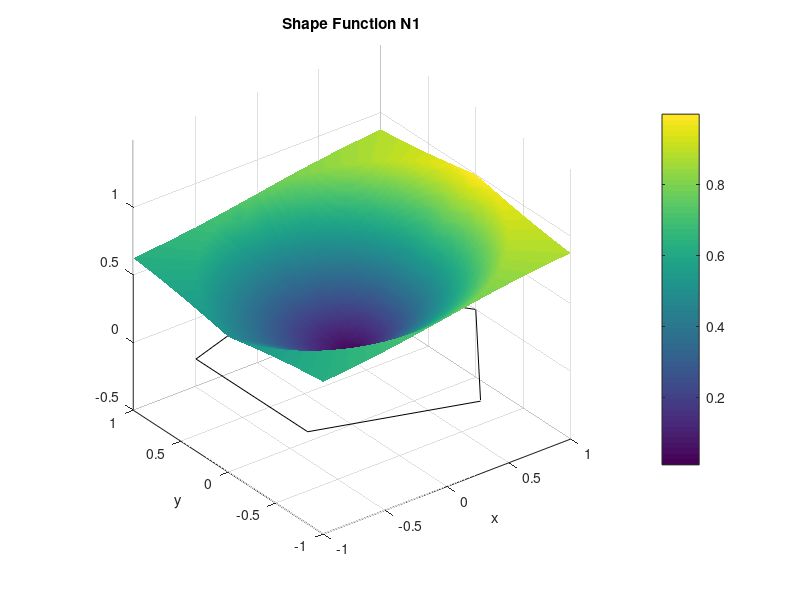
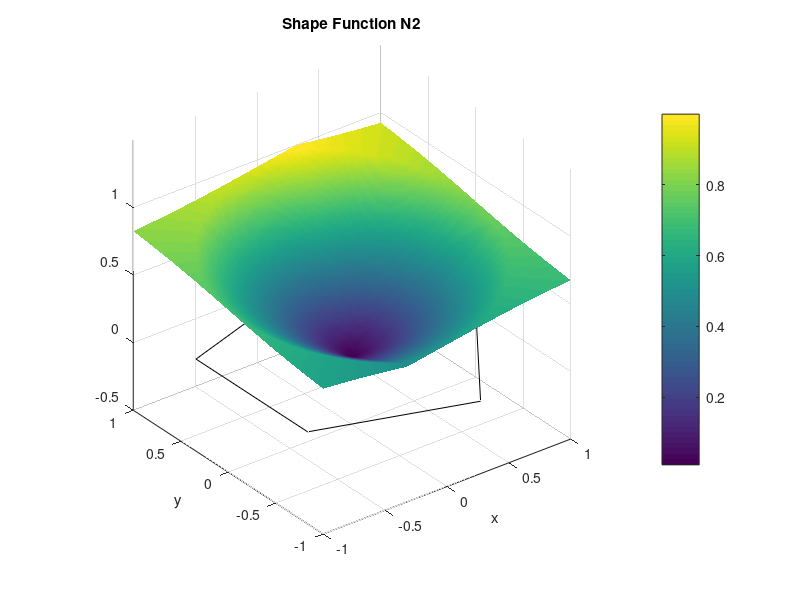
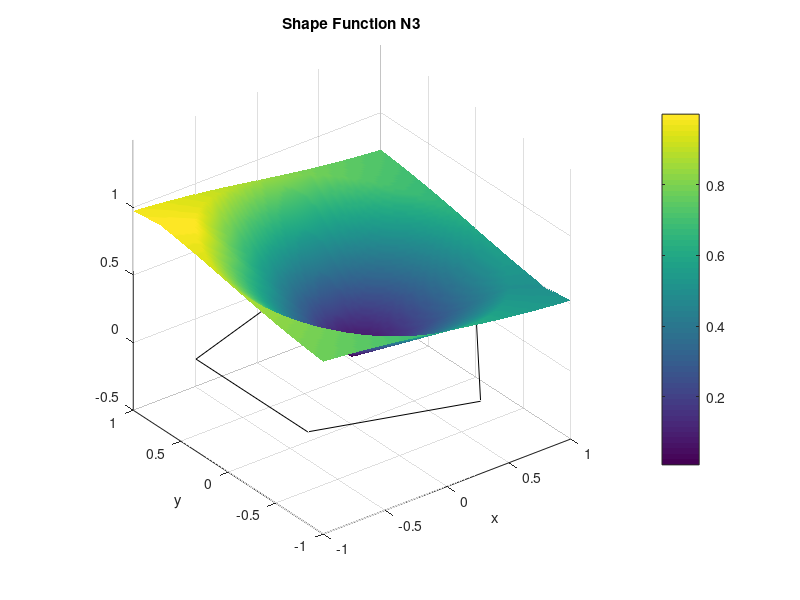
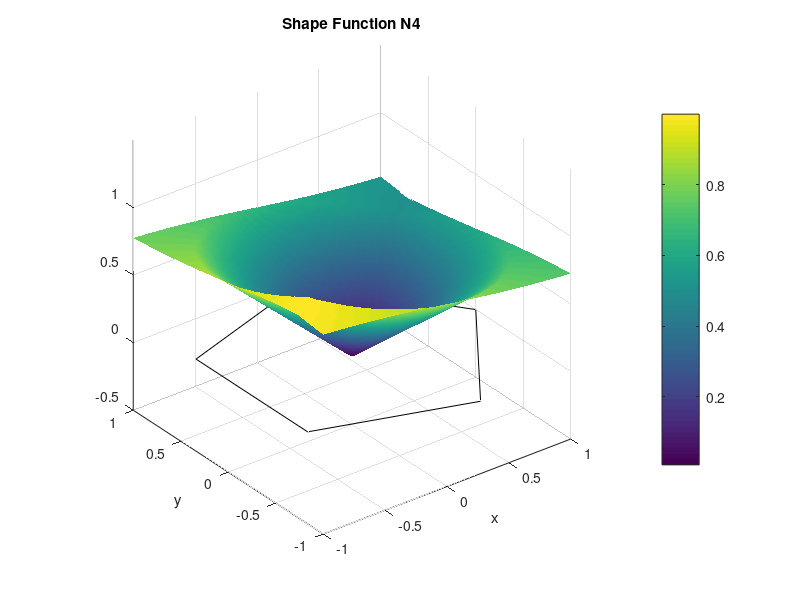

Recreate these plots in MATLAB, in order.
clear all
close all
clc

% define the vertices of a regular pentagon inscribed in a unit circle
theta = [0:4]'*2*pi/5;
vertices = [cos(theta), sin(theta)];

% generate a grid in Cartesian coordinates
[x, y] = meshgrid(linspace(-1, 1, 100));

% transform Cartesian coordinates to polar coordinates
[theta, rho] = cart2pol(x, y);

% map polar coordinates to [0, 1]
theta = mod(theta, 2*pi)/(2*pi);
rho = min(1, rho);

% calculate the shape functions
N = zeros(size(x, 1), size(x, 2), 5);
for i = 1:5
    N(:, :, i) = rho.*(0.5 + abs(mod(theta - (i-1)/5, 1) - 0.5));
end

% plot the shape functions
for i = 1:5
    figure
    surf(x, y, N(:, :, i));
    shading interp;
    colorbar;
    title(['Shape Function N' num2str(i)]);
    xlabel('x');
    ylabel('y');
    hold on;
    % draw the pentagon
    plot(vertices(:, 1), vertices(:, 2), 'k');
    plot([vertices(end, 1), vertices(1, 1)], [vertices(end, 2), vertices(1, 2)], 'k');
    hold off;
    axis equal;
end
